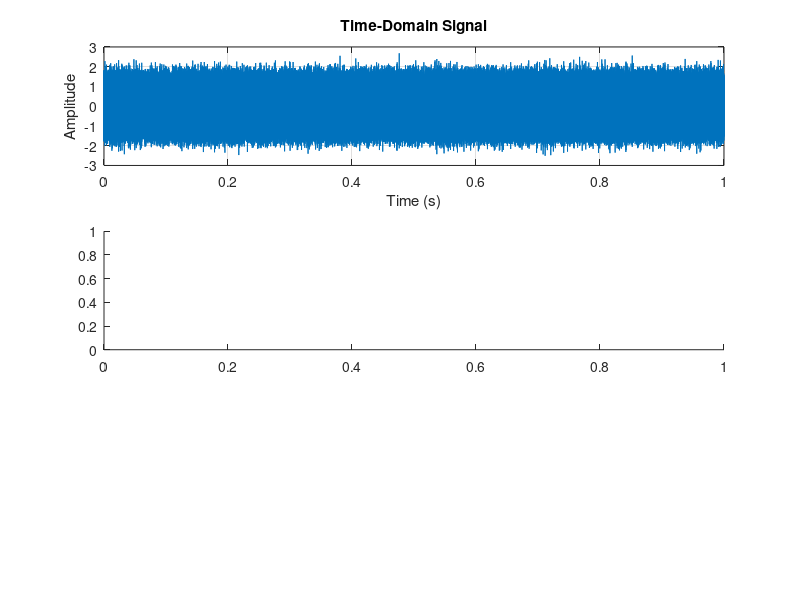

Here is the MATLAB script that generated this plot: (Note: this script raises an error after producing the figure.)
% Parameters
Fs = 7680000;          % Sampling frequency (Hz)
T = 1;              % Duration (seconds)
t = 0:1/Fs:T-1/Fs;  % Time vector

% Generate random noise signal
x = randn(1, length(t)); % Gaussian white noise

% Design a bandpass filter for 1e6 to 2e6 Hz
filterOrder = 8;
cutoffFreqs = [1e6, 2e6] / (Fs/2);  % Normalize to Nyquist frequency
[b, a] = butter(filterOrder, cutoffFreqs, 'bandpass');

% Apply the filter to the interference
x = filter(b, a, x);

% Create single figure with subplots
figure;

% Subplot 1: Time-domain signal
subplot(3, 1, 1);
plot(t, x);
title('Time-Domain Signal');
xlabel('Time (s)');
ylabel('Amplitude');
grid on;

% Subplot 2: Spectrogram
subplot(3, 1, 2);
spectrogram(x, 128, 120, 128, Fs, 'xaxis');
title('Spectrogram of Random Noise Signal');
colormap('jet');
colorbar;

% Subplot 3: Shifted FFT
N = length(x);                % Signal length
X = fft(x);                   % Compute FFT
X_shifted = fftshift(X);      % Shift FFT to center at zero
freq = (-N/2:N/2-1)*(Fs/N);   % Frequency vector for shifted FFT

subplot(3, 1, 3);
plot(freq, abs(X_shifted));
title('Shifted FFT of Random Noise Signal');
xlabel('Frequency (Hz)');
ylabel('Magnitude');
grid on;

% Adjust layout for better spacing
sgtitle('Random Noise Signal Analysis');
set(gcf, 'Position', [100, 100, 800, 800]); % Adjust figure size

saveas(gcf, 'imgs/signal_randn.png');
